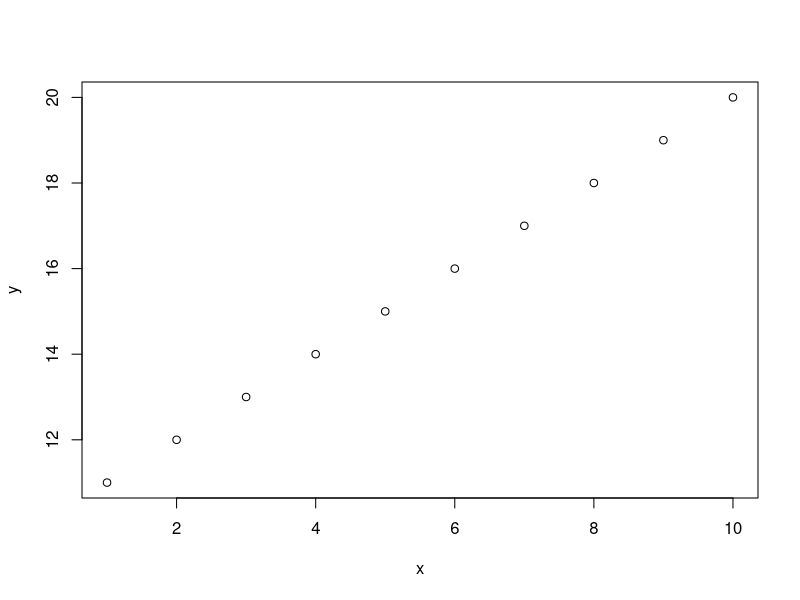
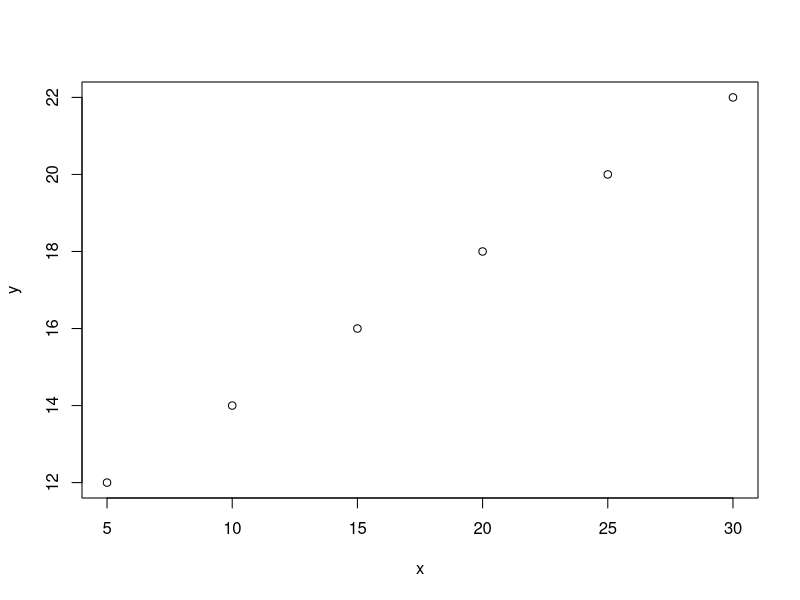
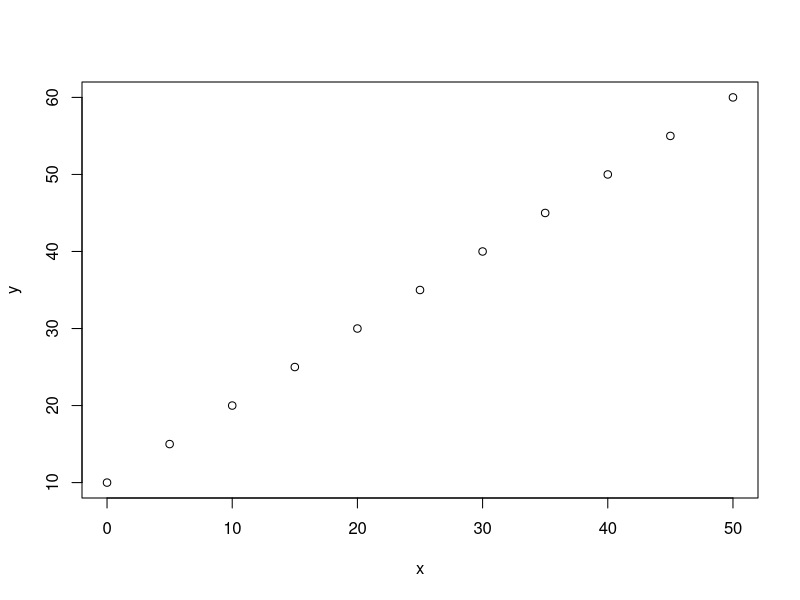
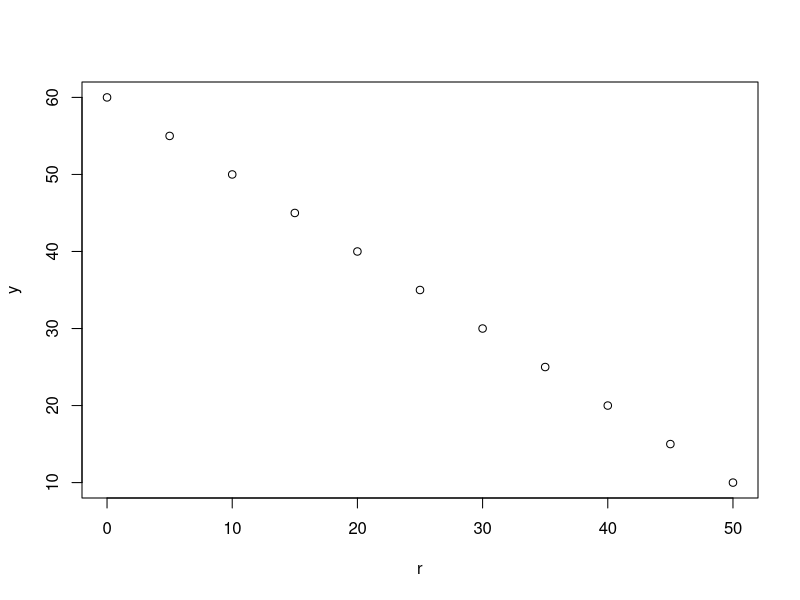
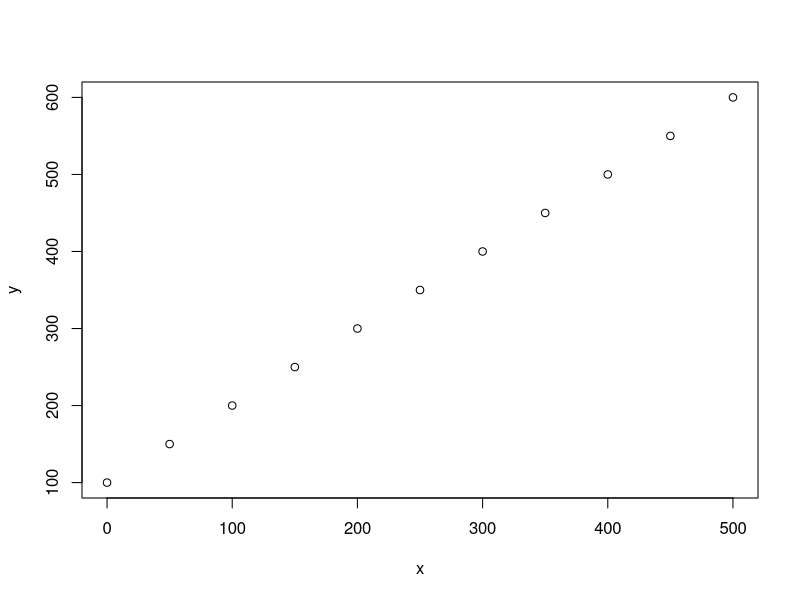
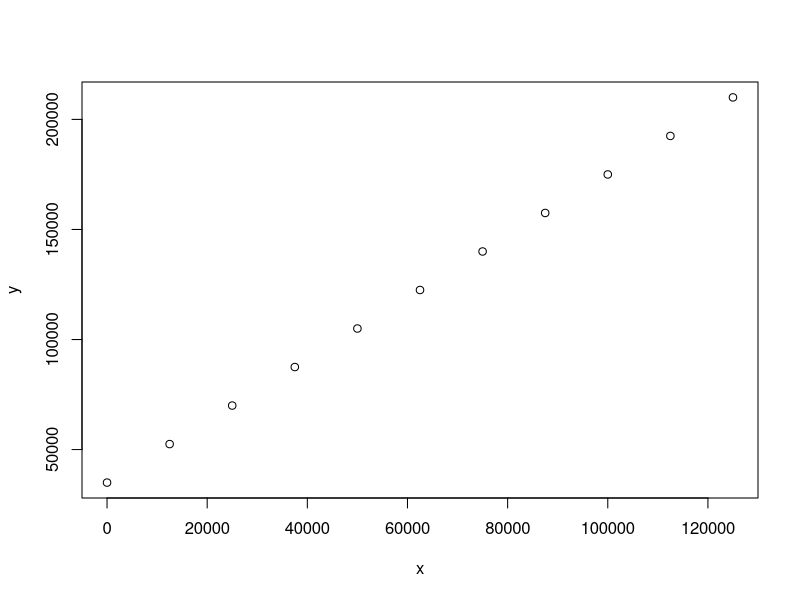
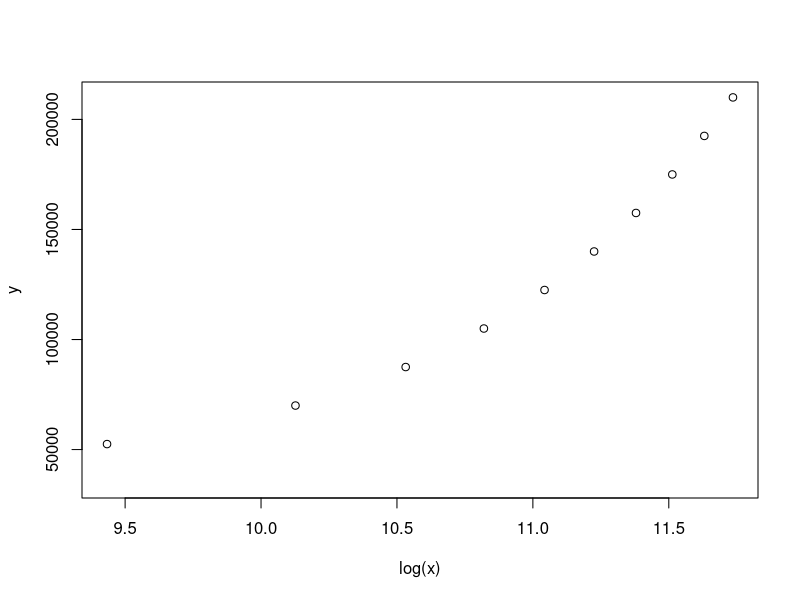
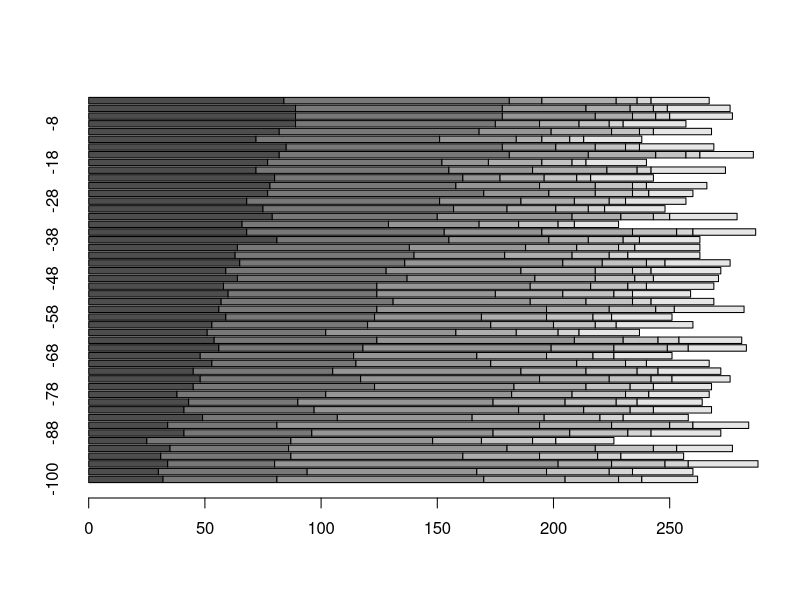

Here is the R script that generated these plots, in order:
###Building code for APD Practical workshop.

#Reading and manipulating data.

#Vectors

x = 5
y = 6

#Can also be multiple things.

x = 1:10
y = 11:20

plot(x, y)

#Key function, concatinate c()

#Basic structure c(thing, thing, thing, thing)

x = c(5,10,15,20,25,30)
y = c(12,14,16,18,20,22)

plot(x, y)

#We can also make charcater and logical vectors.

z = c("This", "is", "not", "a", "character", "vector")
t = c(TRUE, TRUE, FALSE, TRUE, TRUE, TRUE)

#These can interact and we can subset the one by the other by using [].

z[t == TRUE]

#This also works for numeric objects and we can pull a single value with x[position]

x[2]

#Tools for generating/manipulating vectors: sequence

#Basic structure is seq(first, last, by)

x = c(seq(0, 50, 5))
y = c(seq(10, 60, 5))

plot(x, y)

#This gives us sequences from 0-50 and 10-60 (respectively) by 5.

#These are easily reversed - rev(object)

r = rev(x)

plot(r, y)

#One of R's advantages is that you apply transformations evenly and explicitly.

x = x*10
y = y*10

plot(x, y)

#You can also derive statistics from vectors.

mean(x)
mean(y)
median(c(x, y))
mean(c(x,y))
max(x)
min(x)

#You can tranform a vector by the result of its own statistic.

x = x * mean(x)
y = y * mean(y)

plot(x, y)

#R executes the commands in the order that it reads them. Thus, you can use functions within other functions.

#Here, R will start the plot function, then use the log function "log(x)" on x create a plot against y.

plot(log(x), y)

#Vectors are useful, but a matrix is even more useful.

#Like vectors, we can conjure a matrix by explicitly defining it. We use 1:100 as the data and R fills a matrix with integers from 1-100. 

x = matrix(1:100, nrow = 10, ncol = 10)

#You can read portions of this data using []. The difference between a matrix and a vector is now you have a two-dimensional address [row, column]

x[4, 5]

#You can pull ranges of numbers as well

x[4:5, 5]

#You can pull entire rows by leaving the y (column) position empty

x[4, ]

#You can pull entire columns by leaving the x (row) position empty

x[ ,5]

#Quickly generating a random dataset.

#Here, we insert the sample() function into the matrix() function to make a 10 x 10 matrix of randomly selected values between 1:100.

RDM1234 = matrix( sample(1:100, 100, replace=TRUE), nrow = 10, ncol = 10)

#This could be a bit more realistic, let's give some probability distributions to it.

#This requires a bit of planning. We want more of some elements (1-5) and less of other elements (6-10). First fifty draws are going up per row of 10, second fifty are going down...

RDM1234[ ,1:5] = sample(1:100, 50, replace = TRUE, prob = c(rep(0.1, 50), seq(0.51, 1, 0.01)))

RDM1234[ ,6:10] = sample(1:100, 50, replace = TRUE, prob = c(seq(0.51, 1, 0.01), rep(0.1, 50)))

#We can see the impact we're having by looking at the  means of every column. Here, we use handy functions that work well with matrices.

#apply() lets us use a function on each column of a dataset. Form is apply(dataset, column (2) or row (1), function name)

apply(RDM1234, 2, mean)

#This gives us a matrix with different overall volumes of our imaginary taxa, but we don't see any change with depth.

#rnorm() lets us do this, giving us random normal distribution with a moving average.

rnorm(50, c(seq(25,50,0.5)), sd=5)

#Still looks like we're building the dataset by individual columns. So, we need to define ranges for these values as well as sds.

#This means we need a table with 50 rows and three columns.

FAKE_ECO = matrix(nrow = 7, ncol = 3)

#Three hyper abundant types with high counts, two are increasing, one decreasing.

FAKE_ECO[1,]=c(30,90,5)
FAKE_ECO[2,]=c(50,90,8)
FAKE_ECO[3,]=c(90,20,12)

#Three less abundant types, all decreasing.

FAKE_ECO[4,]=c(30,20,5)
FAKE_ECO[5,]=c(25,10,2)
FAKE_ECO[6,]=c(10,5,0.2)

#One type deviating around average

FAKE_ECO[7,]=c(25,26,3)

#Make fake matrix

FKE1234 = matrix(nrow = 50, ncol = 7)

#Fill fake matrix with rnorm data employing moving averages.

for(i in 1:ncol(FKE1234)){
  FKE1234[, i] = rnorm(nrow(FKE1234), c(seq(FAKE_ECO[i,1], FAKE_ECO[i,2], length.out = nrow(FKE1234))), FAKE_ECO[i,3])
}

#Since we are pretending that these are fake pollen counts, they need to be whole numbers.

FKE1234 = ceiling(FKE1234) #Rounding all values up to the nearest integer.

#Add some pretend depths

d = seq(-100,-2, 2) #Depths need to asend for plots to work.

#Make up pretend taxa

taxa = c("Alchornea", "Macaranga", "Syzygium", "Blighia", "Terminalia", "Tetrorchidium", "Nymphaea")

#Doctor up the matrix with depths and fake names.

row.names(FKE1234) = d
colnames(FKE1234) = taxa

#This basically works. We've made up a fake dataset!

barplot(t(FKE1234), horiz = TRUE)

#We can use apply to get sums for each column and create percentages.

FKEsum = apply(FKE1234, 1, sum)

#It is worth thinking about how R does this. FKEsum gives us a vector of sums for each column. 

### When we tell R to divide the FKE1234 matrix by the FKEsum vector, it starts at the first row, first column and divides it by the first row sum.
### Then, R moves to the second row  on the first column, dividing by the second row sum.
### This goes on until R gets to the bottom of the column, then it repeats this procedure for each column - cycling through the row sums each time.

#THIS IS IMPORTANT BECAUSE R PREFERS DATA ORGANIZED WITH VARIABLES BY COLUMNS - APD/NEOTOMA DATA IS SAMPLES BY COLUMNS!

FKEpct = (FKE1234/FKEsum)*100

barplot(t(FKEpct), horiz = TRUE)

#For base R, when we call plotting functions we can use any of the options in the plot() function generally. 
#Here, we add a title to the plot and change the orientation of the y axis labels.

barplot(t(FKEpct), horiz = TRUE, main = "Fake Core Barplot by %", las=1)

#There are a few ways to get to know more about a given function.
#R Studio nicely brings up the functions options when you begin to enter the text. Type in "barplot" and add the first parentheses "("
#You should see the functions options at this point. For barplot, this suggestion is not very informative.

#The help() function is better. You can also use the "Help" tab in the lower-right window to get more informative results.

help("barplot")

#Functions are really just pre-packaged commands and the options within them allow us to set the conditions of the variables employed within the function.

#Because coding languages require us to act in a systematic fashion, we can use this to make ourselves more efficient. 
#We can make a simple function to calculate the percent of a table of typical pollen data.
#We imagine our possible conditions - tables oriented with taxa as columns or rows.
###We can accomodate multiple possible conditiosn with if() fucntions - we define a condition, then a set of actions within {}. Then we set the other condition.
#Notice that we set the values for necessary variables (flip_axis in this case) when defining the function. These variables then don't have to be defined later.

calculate_percent = function(x, flip_axis = FALSE){
  
  if(flip_axis == TRUE){
    
    x = as.matrix(t(x))
    row_sums = apply(x, 1, sum)
    percent = (x/row_sums)*100
    
  } else {
    
    row_sums = apply(x, 1, sum)
    percent = (x/row_sums)*100
    
  }
  percent
}

#Then we call the function and use the default settings since our table is taxa as columns.

calculate_percent(FKE1234)

#When using functions, it is important to remember that the results need to be saved as an object in order for us to make use of them.

#We can make this dataset a bit more useful by making it a data frame object. 

FKEpct = as.data.frame(calculate_percent(FKE1234))

#R recognizes two kinds of matrix-style objects, which are basically tables.
#Remembering that R recognizes character, logical, and numeric data - a matrix can only contain one data type.
#A data frame can contain multiple data types. It also gives us new tools for navigating the data.

FKEpct$Alchornea #Calls the Alchornea percents.
FKEpct[,"Alchornea"] #This is how we call this data in the matrix.

#If you type "FKEpct$", R Studio brings up all of the columns in your dataset. This can be navigated with the up and down arrows on your keyboard.

#This way, one can easily extract and plot key insights without much work.

plot(FKEpct$Alchornea, row.names(FKEpct))

points(FKEpct$Syzygium, row.names(FKEpct)) #Notice that we can add data to plots!

#We can fancy up the plots easily by changing plot options.

plot(FKEpct$Alchornea, row.names(FKEpct),
     type="o", 
     pch = 1,
     col = "red",
     main = "Fake Data, Alchornea vs. Syzygium",
     xlab = "Depth cm",
     ylab = "Percent of Pollen Sum")

points(FKEpct$Syzygium, row.names(FKEpct),
     type="o", 
     pch = 2,
     col = "blue")

#We can customize the plot quite a bit, if we know the right variables to modify.

plot(FKEpct$Alchornea, row.names(FKEpct),
     xlim = c(0,50),
     type="o", 
     pch = 1,
     col = "red",
     main = "Fake Data, Alchornea vs. Syzygium",
     xlab = "Depth cm",
     ylab = "Percent of Pollen Sum")

points(FKEpct$Syzygium, row.names(FKEpct),
      type="o", 
      pch = 2,
      col = "blue")

points(FKEpct$Macaranga, row.names(FKEpct),
      type="o", 
      pch = 3,
      col = "orange")

#We can look for relationships with some basic statistics. Co-variance is extremely simple. 

cov(FKEpct$Alchornea, FKEpct$Macaranga)

cov(FKEpct$Alchornea, FKEpct$Syzygium)

cov(FKEpct$Alchornea, FKEpct$Nymphaea)

### NEED TO THINK ABOUT WHERE WE ARE GOING HERE...

#Other big topics that would be useful
  #Reading and saving data.
  #Subsetting data.
  #Summarizing by ecological data.
